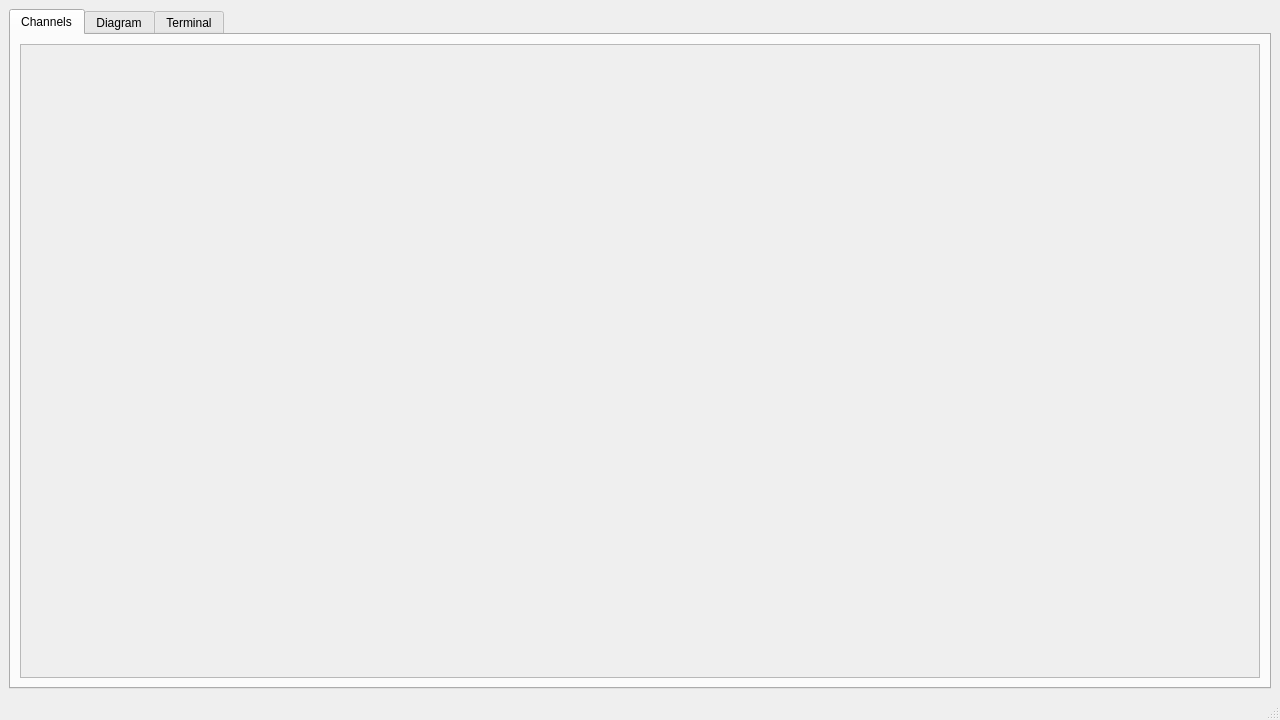
<?xml version="1.0" encoding="UTF-8"?>
<ui version="4.0">
 <class>MainWindow</class>
 <widget class="QMainWindow" name="MainWindow">
  <property name="geometry">
   <rect>
    <x>0</x>
    <y>0</y>
    <width>1280</width>
    <height>720</height>
   </rect>
  </property>
  <property name="windowTitle">
   <string>Valve Controller</string>
  </property>
  <widget class="QWidget" name="centralwidget">
   <layout class="QVBoxLayout" name="verticalLayout_4">
    <item>
     <widget class="QTabWidget" name="tabWidget">
      <property name="currentIndex">
       <number>0</number>
      </property>
      <widget class="QWidget" name="tab_channels">
       <attribute name="title">
        <string>Channels</string>
       </attribute>
       <layout class="QVBoxLayout" name="verticalLayout">
        <item>
         <widget class="QScrollArea" name="scrollArea">
          <property name="widgetResizable">
           <bool>true</bool>
          </property>
          <widget class="QWidget" name="scrollAreaWidgetContents">
           <property name="geometry">
            <rect>
             <x>0</x>
             <y>0</y>
             <width>1238</width>
             <height>607</height>
            </rect>
           </property>
           <layout class="QVBoxLayout" name="verticalLayout_2">
            <item>
             <widget class="A_widget" name="widget_A" native="true">
              <property name="minimumSize">
               <size>
                <width>0</width>
                <height>0</height>
               </size>
              </property>
             </widget>
            </item>
            <item>
             <widget class="B_widget" name="widget_B" native="true">
              <property name="minimumSize">
               <size>
                <width>0</width>
                <height>0</height>
               </size>
              </property>
             </widget>
            </item>
           </layout>
          </widget>
         </widget>
        </item>
       </layout>
      </widget>
      <widget class="QWidget" name="tab_diagram">
       <attribute name="title">
        <string>Diagram</string>
       </attribute>
       <layout class="QVBoxLayout" name="verticalLayout_6">
        <item>
         <widget class="QScrollArea" name="scrollArea_3">
          <property name="minimumSize">
           <size>
            <width>0</width>
            <height>0</height>
           </size>
          </property>
          <property name="verticalScrollBarPolicy">
           <enum>Qt::ScrollBarAlwaysOn</enum>
          </property>
          <property name="horizontalScrollBarPolicy">
           <enum>Qt::ScrollBarAlwaysOn</enum>
          </property>
          <property name="widgetResizable">
           <bool>true</bool>
          </property>
          <widget class="QWidget" name="scrollAreaWidgetContents_3">
           <property name="geometry">
            <rect>
             <x>0</x>
             <y>0</y>
             <width>1226</width>
             <height>1016</height>
            </rect>
           </property>
           <property name="minimumSize">
            <size>
             <width>1226</width>
             <height>1016</height>
            </size>
           </property>
           <widget class="QLabel" name="label_background">
            <property name="geometry">
             <rect>
              <x>9</x>
              <y>9</y>
              <width>1226</width>
              <height>1016</height>
             </rect>
            </property>
            <property name="minimumSize">
             <size>
              <width>1226</width>
              <height>1016</height>
             </size>
            </property>
            <property name="text">
             <string/>
            </property>
           </widget>
           <widget class="QPushButton" name="pushButton_VC2">
            <property name="geometry">
             <rect>
              <x>210</x>
              <y>273</y>
              <width>21</width>
              <height>25</height>
             </rect>
            </property>
            <property name="font">
             <font>
              <weight>75</weight>
              <bold>true</bold>
             </font>
            </property>
            <property name="styleSheet">
             <string notr="true">color: rgb(255, 255, 255);
background-color: rgb(239, 41, 41);</string>
            </property>
            <property name="text">
             <string>C2</string>
            </property>
           </widget>
           <widget class="QPushButton" name="pushButton_VC1">
            <property name="geometry">
             <rect>
              <x>20</x>
              <y>280</y>
              <width>21</width>
              <height>25</height>
             </rect>
            </property>
            <property name="font">
             <font>
              <weight>75</weight>
              <bold>true</bold>
             </font>
            </property>
            <property name="styleSheet">
             <string notr="true">color: rgb(255, 255, 255);
background-color: rgb(239, 41, 41);</string>
            </property>
            <property name="text">
             <string>C1</string>
            </property>
           </widget>
           <widget class="QPushButton" name="pushButton_VC3">
            <property name="geometry">
             <rect>
              <x>140</x>
              <y>390</y>
              <width>21</width>
              <height>25</height>
             </rect>
            </property>
            <property name="font">
             <font>
              <weight>75</weight>
              <bold>true</bold>
             </font>
            </property>
            <property name="styleSheet">
             <string notr="true">color: rgb(255, 255, 255);
background-color: rgb(239, 41, 41);</string>
            </property>
            <property name="text">
             <string>C3</string>
            </property>
           </widget>
           <widget class="QPushButton" name="pushButton_VC6">
            <property name="geometry">
             <rect>
              <x>180</x>
              <y>140</y>
              <width>21</width>
              <height>25</height>
             </rect>
            </property>
            <property name="font">
             <font>
              <weight>75</weight>
              <bold>true</bold>
             </font>
            </property>
            <property name="styleSheet">
             <string notr="true">color: rgb(255, 255, 255);
background-color: rgb(239, 41, 41);</string>
            </property>
            <property name="text">
             <string>C6</string>
            </property>
           </widget>
           <widget class="QPushButton" name="pushButton_VC4">
            <property name="geometry">
             <rect>
              <x>323</x>
              <y>75</y>
              <width>21</width>
              <height>25</height>
             </rect>
            </property>
            <property name="font">
             <font>
              <weight>75</weight>
              <bold>true</bold>
             </font>
            </property>
            <property name="styleSheet">
             <string notr="true">color: rgb(255, 255, 255);
background-color: rgb(239, 41, 41);</string>
            </property>
            <property name="text">
             <string>C4</string>
            </property>
           </widget>
           <widget class="QPushButton" name="pushButton_VC9">
            <property name="geometry">
             <rect>
              <x>760</x>
              <y>65</y>
              <width>21</width>
              <height>25</height>
             </rect>
            </property>
            <property name="font">
             <font>
              <weight>75</weight>
              <bold>true</bold>
             </font>
            </property>
            <property name="styleSheet">
             <string notr="true">color: rgb(255, 255, 255);
background-color: rgb(239, 41, 41);</string>
            </property>
            <property name="text">
             <string>C9</string>
            </property>
           </widget>
           <widget class="QPushButton" name="pushButton_VC13">
            <property name="geometry">
             <rect>
              <x>880</x>
              <y>610</y>
              <width>31</width>
              <height>25</height>
             </rect>
            </property>
            <property name="font">
             <font>
              <weight>75</weight>
              <bold>true</bold>
             </font>
            </property>
            <property name="styleSheet">
             <string notr="true">color: rgb(255, 255, 255);
background-color: rgb(239, 41, 41);</string>
            </property>
            <property name="text">
             <string>C13</string>
            </property>
           </widget>
           <widget class="QPushButton" name="pushButton_VO1">
            <property name="geometry">
             <rect>
              <x>20</x>
              <y>330</y>
              <width>21</width>
              <height>25</height>
             </rect>
            </property>
            <property name="font">
             <font>
              <weight>75</weight>
              <bold>true</bold>
             </font>
            </property>
            <property name="styleSheet">
             <string notr="true">background-color: rgb(138, 226, 52);</string>
            </property>
            <property name="text">
             <string>O1</string>
            </property>
           </widget>
           <widget class="QPushButton" name="pushButton_VO3">
            <property name="geometry">
             <rect>
              <x>140</x>
              <y>440</y>
              <width>21</width>
              <height>25</height>
             </rect>
            </property>
            <property name="font">
             <font>
              <weight>75</weight>
              <bold>true</bold>
             </font>
            </property>
            <property name="styleSheet">
             <string notr="true">background-color: rgb(138, 226, 52);</string>
            </property>
            <property name="text">
             <string>O3</string>
            </property>
           </widget>
           <widget class="QPushButton" name="pushButton_VO2">
            <property name="geometry">
             <rect>
              <x>210</x>
              <y>323</y>
              <width>21</width>
              <height>25</height>
             </rect>
            </property>
            <property name="font">
             <font>
              <weight>75</weight>
              <bold>true</bold>
             </font>
            </property>
            <property name="styleSheet">
             <string notr="true">background-color: rgb(138, 226, 52);</string>
            </property>
            <property name="text">
             <string>O2</string>
            </property>
           </widget>
           <widget class="QPushButton" name="pushButton_VO6">
            <property name="geometry">
             <rect>
              <x>180</x>
              <y>190</y>
              <width>21</width>
              <height>25</height>
             </rect>
            </property>
            <property name="font">
             <font>
              <weight>75</weight>
              <bold>true</bold>
             </font>
            </property>
            <property name="styleSheet">
             <string notr="true">background-color: rgb(138, 226, 52);</string>
            </property>
            <property name="text">
             <string>O6</string>
            </property>
           </widget>
           <widget class="QPushButton" name="pushButton_VO4">
            <property name="geometry">
             <rect>
              <x>323</x>
              <y>125</y>
              <width>21</width>
              <height>25</height>
             </rect>
            </property>
            <property name="font">
             <font>
              <weight>75</weight>
              <bold>true</bold>
             </font>
            </property>
            <property name="styleSheet">
             <string notr="true">background-color: rgb(138, 226, 52);</string>
            </property>
            <property name="text">
             <string>O4</string>
            </property>
           </widget>
           <widget class="QPushButton" name="pushButton_VO9">
            <property name="geometry">
             <rect>
              <x>760</x>
              <y>115</y>
              <width>21</width>
              <height>25</height>
             </rect>
            </property>
            <property name="font">
             <font>
              <weight>75</weight>
              <bold>true</bold>
             </font>
            </property>
            <property name="styleSheet">
             <string notr="true">background-color: rgb(138, 226, 52);</string>
            </property>
            <property name="text">
             <string>O9</string>
            </property>
           </widget>
           <widget class="QPushButton" name="pushButton_VO13">
            <property name="geometry">
             <rect>
              <x>880</x>
              <y>660</y>
              <width>31</width>
              <height>25</height>
             </rect>
            </property>
            <property name="font">
             <font>
              <weight>75</weight>
              <bold>true</bold>
             </font>
            </property>
            <property name="styleSheet">
             <string notr="true">background-color: rgb(138, 226, 52);</string>
            </property>
            <property name="text">
             <string>O13</string>
            </property>
           </widget>
           <widget class="QLabel" name="label_V9">
            <property name="geometry">
             <rect>
              <x>855</x>
              <y>100</y>
              <width>67</width>
              <height>17</height>
             </rect>
            </property>
            <property name="styleSheet">
             <string notr="true">background-color: rgb(239, 41, 41);
color: rgb(255, 255, 255);</string>
            </property>
            <property name="text">
             <string>CLOSED</string>
            </property>
            <property name="alignment">
             <set>Qt::AlignCenter</set>
            </property>
           </widget>
           <widget class="QLabel" name="label_V13">
            <property name="geometry">
             <rect>
              <x>850</x>
              <y>580</y>
              <width>67</width>
              <height>17</height>
             </rect>
            </property>
            <property name="styleSheet">
             <string notr="true">background-color: rgb(239, 41, 41);
color: rgb(255, 255, 255);</string>
            </property>
            <property name="text">
             <string>CLOSED</string>
            </property>
            <property name="alignment">
             <set>Qt::AlignCenter</set>
            </property>
           </widget>
           <widget class="QLabel" name="label_V1">
            <property name="geometry">
             <rect>
              <x>0</x>
              <y>310</y>
              <width>67</width>
              <height>17</height>
             </rect>
            </property>
            <property name="styleSheet">
             <string notr="true">background-color: rgb(239, 41, 41);
color: rgb(255, 255, 255);</string>
            </property>
            <property name="text">
             <string>CLOSED</string>
            </property>
            <property name="alignment">
             <set>Qt::AlignCenter</set>
            </property>
           </widget>
           <widget class="QLabel" name="label_V3">
            <property name="geometry">
             <rect>
              <x>115</x>
              <y>420</y>
              <width>67</width>
              <height>17</height>
             </rect>
            </property>
            <property name="styleSheet">
             <string notr="true">background-color: rgb(239, 41, 41);
color: rgb(255, 255, 255);</string>
            </property>
            <property name="text">
             <string>CLOSED</string>
            </property>
            <property name="alignment">
             <set>Qt::AlignCenter</set>
            </property>
           </widget>
           <widget class="QLabel" name="label_V2">
            <property name="geometry">
             <rect>
              <x>110</x>
              <y>330</y>
              <width>67</width>
              <height>17</height>
             </rect>
            </property>
            <property name="styleSheet">
             <string notr="true">background-color: rgb(239, 41, 41);
color: rgb(255, 255, 255);</string>
            </property>
            <property name="text">
             <string>CLOSED</string>
            </property>
            <property name="alignment">
             <set>Qt::AlignCenter</set>
            </property>
           </widget>
           <widget class="QLabel" name="label_V6">
            <property name="geometry">
             <rect>
              <x>160</x>
              <y>170</y>
              <width>67</width>
              <height>17</height>
             </rect>
            </property>
            <property name="styleSheet">
             <string notr="true">background-color: rgb(239, 41, 41);
color: rgb(255, 255, 255);</string>
            </property>
            <property name="text">
             <string>CLOSED</string>
            </property>
            <property name="alignment">
             <set>Qt::AlignCenter</set>
            </property>
           </widget>
           <widget class="QLabel" name="label_V4">
            <property name="geometry">
             <rect>
              <x>350</x>
              <y>50</y>
              <width>67</width>
              <height>17</height>
             </rect>
            </property>
            <property name="styleSheet">
             <string notr="true">background-color: rgb(239, 41, 41);
color: rgb(255, 255, 255);</string>
            </property>
            <property name="text">
             <string>CLOSED</string>
            </property>
            <property name="alignment">
             <set>Qt::AlignCenter</set>
            </property>
           </widget>
          </widget>
         </widget>
        </item>
       </layout>
      </widget>
      <widget class="QWidget" name="tab_terminal">
       <attribute name="title">
        <string>Terminal</string>
       </attribute>
       <layout class="QVBoxLayout" name="verticalLayout_3">
        <item>
         <widget class="QScrollArea" name="scrollArea_2">
          <property name="widgetResizable">
           <bool>true</bool>
          </property>
          <widget class="QWidget" name="scrollAreaWidgetContents_2">
           <property name="geometry">
            <rect>
             <x>0</x>
             <y>0</y>
             <width>1238</width>
             <height>607</height>
            </rect>
           </property>
           <layout class="QVBoxLayout" name="verticalLayout_5">
            <item>
             <layout class="QGridLayout" name="gridLayout">
              <item row="0" column="5">
               <widget class="QPushButton" name="pushButtonUsbConnect">
                <property name="maximumSize">
                 <size>
                  <width>200</width>
                  <height>16777215</height>
                 </size>
                </property>
                <property name="text">
                 <string>USB Disconnect</string>
                </property>
                <property name="checkable">
                 <bool>true</bool>
                </property>
                <property name="checked">
                 <bool>true</bool>
                </property>
               </widget>
              </item>
              <item row="0" column="3">
               <widget class="QLabel" name="label_2">
                <property name="maximumSize">
                 <size>
                  <width>100</width>
                  <height>16777215</height>
                 </size>
                </property>
                <property name="text">
                 <string>s</string>
                </property>
               </widget>
              </item>
              <item row="0" column="0">
               <widget class="QLabel" name="label">
                <property name="maximumSize">
                 <size>
                  <width>160</width>
                  <height>16777215</height>
                 </size>
                </property>
                <property name="text">
                 <string>Time since last packet:</string>
                </property>
               </widget>
              </item>
              <item row="0" column="2">
               <widget class="QLineEdit" name="lineEdit_timer">
                <property name="maximumSize">
                 <size>
                  <width>100</width>
                  <height>16777215</height>
                 </size>
                </property>
                <property name="text">
                 <string/>
                </property>
                <property name="readOnly">
                 <bool>true</bool>
                </property>
               </widget>
              </item>
              <item row="0" column="4">
               <widget class="QWidget" name="widget_3" native="true"/>
              </item>
             </layout>
            </item>
            <item>
             <widget class="QTextEdit" name="textEdit_printout">
              <property name="font">
               <font>
                <family>Ubuntu Mono</family>
               </font>
              </property>
              <property name="readOnly">
               <bool>true</bool>
              </property>
             </widget>
            </item>
           </layout>
          </widget>
         </widget>
        </item>
       </layout>
      </widget>
     </widget>
    </item>
   </layout>
  </widget>
  <widget class="QMenuBar" name="menubar">
   <property name="geometry">
    <rect>
     <x>0</x>
     <y>0</y>
     <width>1280</width>
     <height>22</height>
    </rect>
   </property>
  </widget>
  <widget class="QStatusBar" name="statusbar"/>
 </widget>
 <customwidgets>
  <customwidget>
   <class>A_widget</class>
   <extends>QWidget</extends>
   <header>.A_widget</header>
   <container>1</container>
  </customwidget>
  <customwidget>
   <class>B_widget</class>
   <extends>QWidget</extends>
   <header>.B_widget</header>
   <container>1</container>
  </customwidget>
 </customwidgets>
 <resources/>
 <connections/>
</ui>
